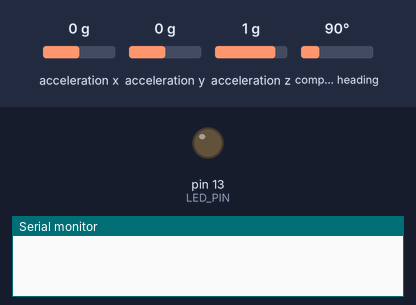
Bench run of a sketch on a simulated Arduino Uno, built with avr-gcc and run on an emulated ATmega328P. Shown: output pins drawn as LEDs (lit = HIGH), the last lines printed to the serial monitor. Dashed ring = blinking. The inputs (shaded band) are chosen by the test bench; at power-on: acceleration y 0 g, acceleration x 0 g, acceleration z 1 g, compass heading 90°.

Above: at 0.1 s.
At 5.2 s:
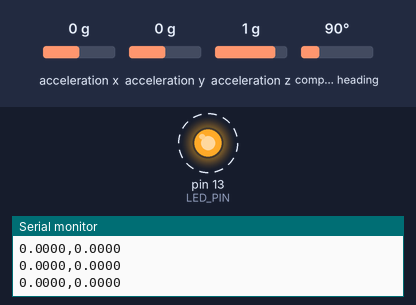
5.3 s: acceleration y set to -1.4 g
8.3 s: acceleration x set to -1.4 g
Timing chart, 0 to 23.3 s (numbered marks = the images above; inputs shaded):
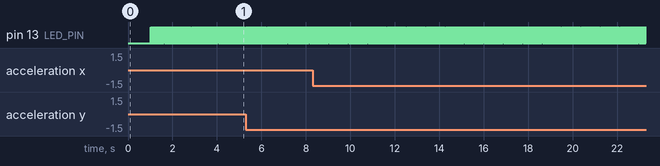

Measured:
- by itself, pin 13 (LED_PIN): alternates HIGH for 0.02 s and LOW for 0.02 s

The sketch:

IMU02.ino
```cpp
#include <Wire.h>
#include <Adafruit_Sensor.h>
#include <Adafruit_BNO055.h>
#include <utility/imumaths.h>

/* Set the delay between fresh samples */
#define BNO055_SAMPLERATE_DELAY_MS (20)

Adafruit_BNO055 bno = Adafruit_BNO055(55);

#define LED_PIN 13
bool blinkState = false;

float pitch;
float roll;

void setup(void)
{
  Serial.begin(115200);

  /* Initialise the sensor */
  if(!bno.begin())
  {
    /* There was a problem detecting the BNO055 ... check your connections */
    Serial.print("Ooops, no BNO055 detected ... Check your wiring or I2C ADDR!");
    while(1);
  }
  delay(1000);
  bno.setExtCrystalUse(true);

  pinMode(LED_PIN, OUTPUT);
}


void loop(void)
{
  /* Get a new sensor event */
  sensors_event_t event;
  bno.getEvent(&event);

  pitch = (event.orientation.z);
  roll = (event.orientation.y);

  Serial.print(pitch, 4);
  Serial.print(",");
  Serial.print(roll, 4);
  Serial.print('\n');


  /* Wait the specified delay before requesting nex data */
  delay(BNO055_SAMPLERATE_DELAY_MS);

    // blink LED to indicate activity
  blinkState = !blinkState;
  digitalWrite(LED_PIN, blinkState);


}
```
